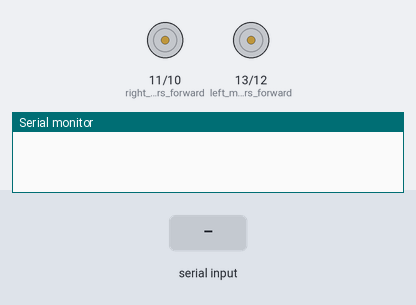
Simulated run of this sketch. Board: Arduino Uno, built with avr-gcc and run on an emulated ATmega328P. Shown: motor-driver pin pairs drawn as motors (green arrow = first pin HIGH = forward, orange = second pin HIGH = backward, longer = more drive), the last lines printed to the serial monitor. The inputs (shaded band) are chosen by the test bench.

Above: at 1.2 s.
1.3 s: "F" received over Serial
At 2.2 s:
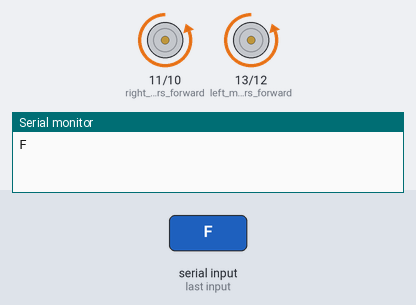
2.9 s: "B" received over Serial
At 3.4 s:
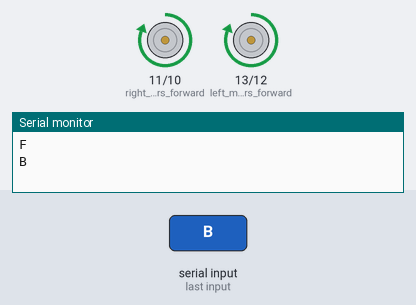
4.5 s: "L" received over Serial
At 5.7 s:
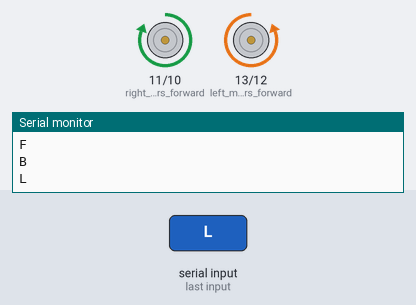
6.0 s: "R" received over Serial
At 7.0 s:
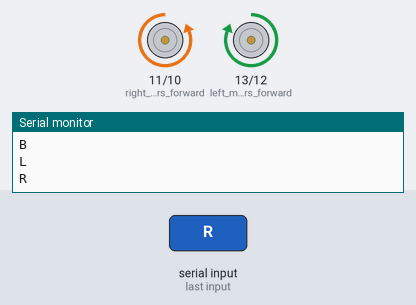
Timing chart, 0 to 8.5 s (numbered marks = the images above; inputs shaded):
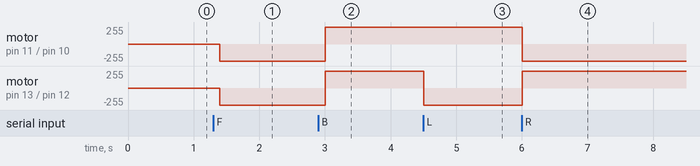

Measured:
- after the input at 1.3 s, motor on pin 11 (right_motors_forward) / pin 10 (right_motors_reverse), motor on pin 13 (left_motors_forward) / pin 12 (left_motors_reverse): stopped → backward 255/255 after 0.10 s
- after the input at 2.9 s, motor on pin 11 (right_motors_forward) / pin 10 (right_motors_reverse), motor on pin 13 (left_motors_forward) / pin 12 (left_motors_reverse): backward 255/255 → forward 255/255 after 0.10 s
- after the input at 4.5 s, motor on pin 13 (left_motors_forward) / pin 12 (left_motors_reverse): forward 255/255 → backward 255/255 at once
- after the input at 6.0 s, motor on pin 11 (right_motors_forward) / pin 10 (right_motors_reverse): forward 255/255 → backward 255/255 at once; motor on pin 13 (left_motors_forward) / pin 12 (left_motors_reverse): backward 255/255 → forward 255/255 at once

The sketch:

medrobo.ino
```cpp
char t;

void setup() {
pinMode(13,OUTPUT);   //left motors forward
pinMode(12,OUTPUT);   //left motors reverse
pinMode(11,OUTPUT);   //right motors forward
pinMode(10,OUTPUT);   //right motors reverse
Serial.begin(9600);

}

void loop() {
if(Serial.available()){
  t = Serial.read();
  Serial.println(t);
}

if(t == 'F'){            //move forward(all motors rotate in forward direction)
  digitalWrite(13,LOW);
  digitalWrite(12,HIGH);
  digitalWrite(11,LOW);
  digitalWrite(10,HIGH);
}

else if(t == 'B'){      //move reverse (all motors rotate in reverse direction)
  digitalWrite(13,HIGH);
  digitalWrite(12,LOW);
  digitalWrite(11,HIGH);
  digitalWrite(10,LOW);
}

else if(t == 'L'){      //turn right (left side motors rotate in forward direction, right side motors doesn't rotate)
  digitalWrite(13,LOW);
  digitalWrite(12,HIGH);
  digitalWrite(11,HIGH);
  digitalWrite(10,LOW);
}

else if(t == 'R'){      //turn left (right side motors rotate in forward direction, left side motors doesn't rotate)
  digitalWrite(13,HIGH);
  digitalWrite(12,LOW);
  digitalWrite(11,LOW);
  digitalWrite(10,HIGH);
}

else if(t == 'S'){      //STOP (all motors stop)
  digitalWrite(13,LOW);
  digitalWrite(12,LOW);
  digitalWrite(11,LOW);
  digitalWrite(10,LOW);
}
delay(100);
}
```
